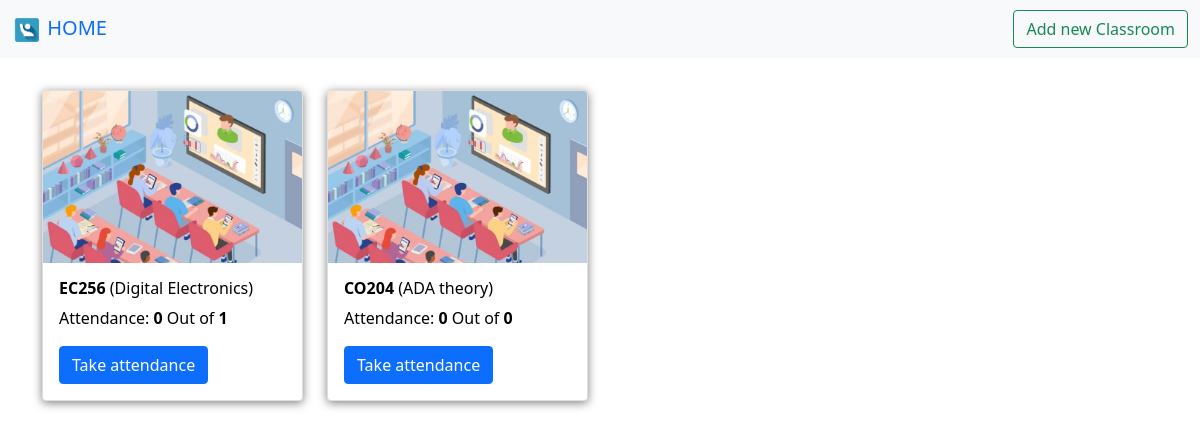
Before: /classrooms with the older database file.
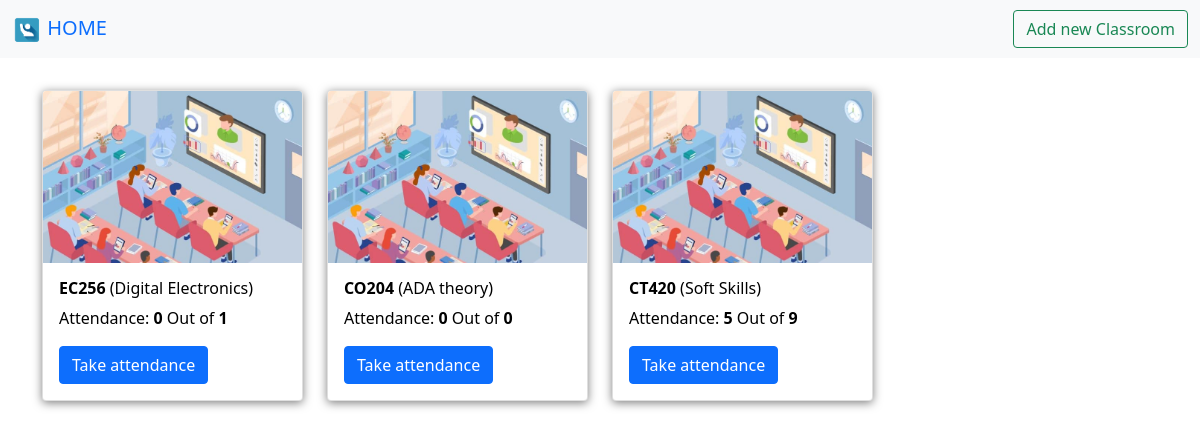
After: the same page with the newer database file.
### project/model.py (models this page shows, shortened)
class Allclasses(db.Model):
    id = db.Column(db.Integer(), primary_key=True)
    class_name = db.Column(db.String(length=50), nullable=False, unique=True)
    class_subject = db.Column(db.String(length=50), nullable=False)

### project/route.py (the view)
@app.route('/classrooms')
def classrooms_page():
    classes = Allclasses.query.all()
    total_std = total_student()
    present_std = present_student()
    return render_template('classroom.html', classes = classes, total_std=total_std ,present_std=present_std)

### project/function.py (called while the page is built)
def total_student():
    total_student=[0]
    rows = Allclasses.query.all()
    for row in rows:
        count = Student.query.filter_by(std_class=row.id).count()
        total_student.append(count)
    return total_student

def present_student():
    present_student=[0]
    rows = Allclasses.query.all()
    for row in rows:
        count = Student.query.filter_by(std_class=row.id, std_attendance=1).count()
        present_student.append(count)
    return present_student

### project/templates/classroom.html (shortened to what this page needs)
<!doctype html>
<html lang="en">
   <head>
      <link href="https://cdn.jsdelivr.net/npm/bootstrap@5.0.2/dist/css/bootstrap.min.css" rel="stylesheet">
   </head>
   <body>
      <nav class="navbar bg-light">
        <div class="container-fluid ">
          <a class="navbar-brand" href="{{url_for('get_started')}}">
            <img src="/static/images/logo.jpg" alt="" width="30" height="30" class="d-inline-block">
            HOME
          </a>
          <a href="{{url_for('addclass_page')}}" class="btn btn-outline-success">Add new Classroom</a>
        </div>
      </nav>
      <div class="container">
          <div class="row gy-3 my-3">
            {% for class in classes %}
              <div class="col-sm-6 col-md-4 col-lg-3">
                  <div class="card" style ="box-shadow: 0px 2px 10px rgba(0,0,0,0.5);">
                      <img src="/static/images/classroomcard.jpg" class="card-img-top" alt="image">
                      <div class="card-body">
                        <h6 class="card-title"> <b>{{class.class_name}}</b> ({{class.class_subject}})</h6>
                        <p class="card-text">Attendance: <b> {{present_std[class.id]}} </b> Out of <b>{{total_std[class.id]}} </b> </p>
                        <a href="{{url_for('info_page', classid=class.id)}}" class="btn btn-primary">Take attendance</a>
                      </div>
                  </div>
              </div>
            {% endfor %}
          </div>
      </div>
   </body>
</html>

### project/templates/classroom.html (style rules this page uses)
body { background-color: white; color: black }

Changed rows visible on the page:
added Allclasses: class_name "CT420", class_subject "Soft Skills", present_std "5", total_std "9"
